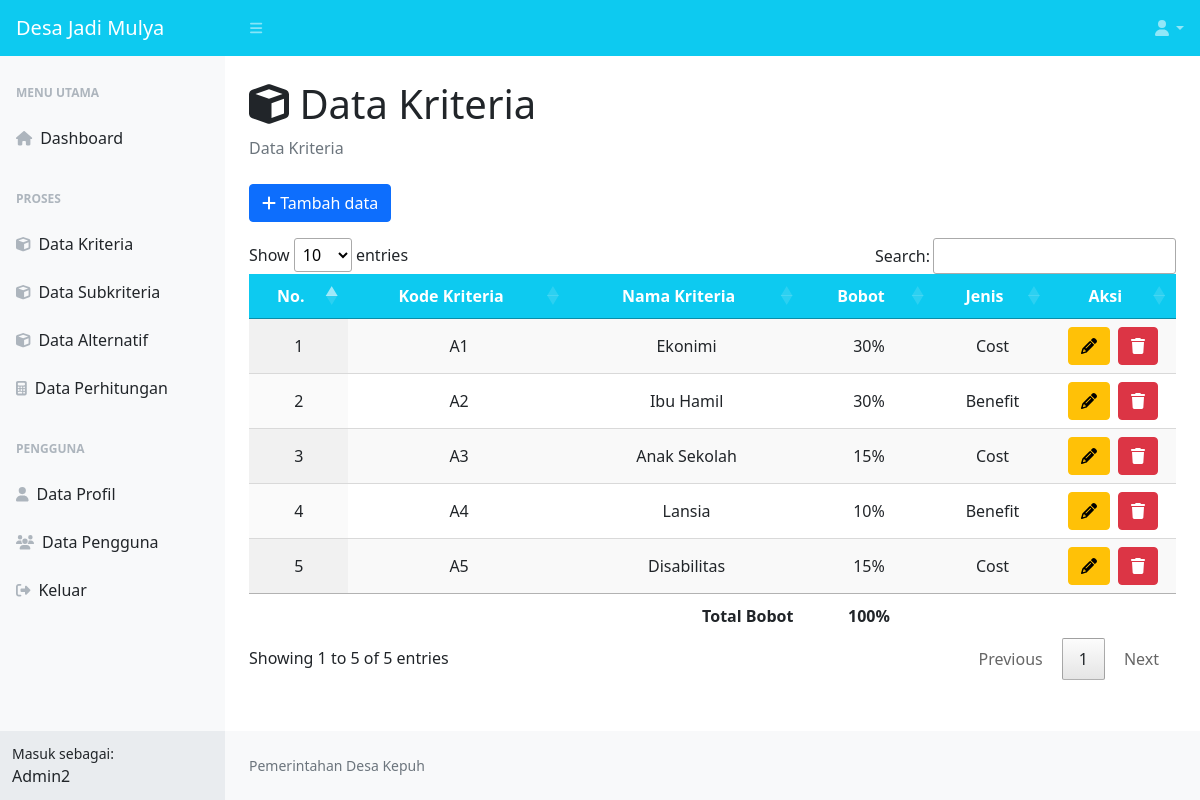
/data-kriteria.php (signed in), run on the app's committed database.
### tables this page shows
CREATE TABLE `kriteria` (
  `id_kriteria` int(11) NOT NULL,
  `kode_kriteria` varchar(10) NOT NULL,
  `nama_kriteria` varchar(25) NOT NULL,
  `jenis_kriteria` set('Benefit','Cost') NOT NULL,
  `bobot_kriteria` float NOT NULL
);

### data-kriteria.php (the view, shortened to what this page needs)
<?php
include 'koneksi.php';
?>
<!DOCTYPE html>
<html lang="en">
<head>
    <link href="css/styles_dash.css" rel="stylesheet" />
    <link rel="stylesheet" type="text/css" href="css/jquery.dataTables.css">
</head>
<body class="sb-nav-fixed">
    <nav class="sb-topnav navbar navbar-expand navbar-dark bg-info hstack gap-3">
        <a class="navbar-brand ps-3" href="menu-utama.php">Desa Jadi Mulya</a>
        <button class="btn btn-link btn-sm order-1 order-lg-0 me-4 me-lg-0" id="sidebarToggle" href="#!"><i class="fas fa-bars"></i></button>
        <ul class="navbar-nav ms-auto pe-2">
            <li class="nav-item dropdown">
                <a class="nav-link dropdown-toggle" id="navbarDropdown" href="#" role="button" data-bs-toggle="dropdown" aria-expanded="false"><i class="fas fa-user fa-fw"></i></a>
            </li>
        </ul>
    </nav>
    <div id="layoutSidenav">
        <div id="layoutSidenav_nav">
            <nav class="sb-sidenav accordion sb-sidenav-light" id="sidenavAccordion">
                <div class="sb-sidenav-menu">
                    <div class="nav">
                        <div class="sb-sidenav-menu-heading">Menu Utama</div>
                        <a class="nav-link" href="menu-utama.php">
                            <div class="sb-nav-link-icon"><i class="fas fa-home"></i></div>
                            Dashboard
                        </a>
                        <div class="sb-sidenav-menu-heading">Proses</div>
                        <?php
                        if ($_SESSION['level'] == "Admin") {
                            echo "
                                <a class='nav-link' href='data-kriteria.php'>
                                    <div class='sb-nav-link-icon'><i class='fas fa-cube'></i></div>
                                    Data Kriteria
                                </a>
                                <a class='nav-link' href='data-subkriteria.php'>
                                    <div class='sb-nav-link-icon'><i class='fas fa-cube'></i></div>
                                    Data Subkriteria
                                </a>
                                ";
                        }
                        ?>
                        <a class="nav-link" href="data-alternatif.php">
                            <div class="sb-nav-link-icon"><i class="fas fa-cube"></i></div>
                            Data Alternatif
                        </a>
                        <a class="nav-link" href="data-perhitungan.php">
                            <div class="sb-nav-link-icon"><i class="fas fa-calculator"></i></div>
                            Data Perhitungan
                        </a>
                        <div class="sb-sidenav-menu-heading">Pengguna</div>
                        <a class="nav-link" href="data-profile.php">
                            <div class="sb-nav-link-icon"><i class="fas fa-user"></i></div>
                            Data Profil
                        </a>
                        <?php
                        if ($_SESSION['level'] == "Admin") {
                            echo "
                                <a class='nav-link' href='data-pengguna.php'>
                                    <div class='sb-nav-link-icon'><i class='fas fa-users'></i></div>
                                    Data Pengguna
                                </a>
                                ";
                        }
                        ?>
                        <a class="nav-link" href="#" data-bs-toggle="modal" data-bs-target="#keluar">
                            <div class="sb-nav-link-icon"><i class="fas fa-sign-out-alt"></i></div>
                            Keluar
                        </a>
                    </div>
                </div>
                <div class="sb-sidenav-footer">
                    <div class="small">Masuk sebagai:</div>
                    <?= $_SESSION['username']; ?>
                </div>
            </nav>
        </div>
        <div id="layoutSidenav_content">
            <main>
                <div class="container-fluid px-4">
                    <h1 class="mt-4"><i class="fas fa-cube"></i> Data Kriteria</h1>
                    <ol class="breadcrumb mb-4">
                        <li class="breadcrumb-item active">Data Kriteria</li>
                    </ol>
                    <div class="row">
                        <div class="col-sm-12">
                            <a class="btn btn-primary" data-bs-toggle="modal" data-bs-target="#tambah_data"><i class="fas fa-plus"></i> Tambah data</a>
                            <div class="table-responsive mt-3">
                                <table id="data-kriteria" class="cell-bordered display" width="100%">
                                    <thead class="bg-info">
                                        <tr>
                                            <th class="text-center text-white">No.</th>
                                            <th class="text-center text-white">Kode Kriteria</th>
                                            <th class="text-center text-white">Nama Kriteria</th>
                                            <th class="text-center text-white">Bobot</th>
                                            <th class="text-center text-white">Jenis</th>
                                            <th class="text-center text-white">Aksi</th>
                                        </tr>
                                    </thead>
                                    <tbody>
                                        <?php
                                        $query = mysqli_query($koneksi, "SELECT * FROM kriteria");
                                        $no = 1;
                                        while ($baris = mysqli_fetch_array($query)) {
                                            echo "
                                                <tr>
                                                    <td class='text-center'>" . $no . "</td>
                                                    <td class='text-center'>" . $baris['kode_kriteria'] . "</td>
                                                    <td class='text-center'>" . $baris['nama_kriteria'] . "</td>
                                                    <td class='text-center'>" . ($baris['bobot_kriteria'] * 100) . "%</td>
                                                    <td class='text-center'>" . $baris['jenis_kriteria'] . "</td>
                                                    <td class='text-center'>
                                                        <div class='d-flex justify-content-center'>
                                                            <a class='btn btn-warning me-2' data-bs-toggle='modal' data-bs-target='#edit_data" . $baris['id_kriteria'] . "'><i class='fas fa-pencil'></i></a>
                                                            <a class='btn btn-danger' data-bs-toggle='modal' data-bs-target='#hapus_data" . $baris['id_kriteria'] . "'><i class='fas fa-trash'></i></a>
                                                        </div>
                                                    </td>
                                                </tr>
                                                ";
                                            $no++;
                                        }
                                        ?>
                                    </tbody>
                                    <tfoot>
                                        <tr>
                                            <th></th>
                                            <th></th>
                                            <th class="text-end">Total Bobot</th>
                                            <th class="text-center">
                                                <?php
                                                $baris = mysqli_fetch_array(mysqli_query($koneksi, "SELECT CAST(SUM(bobot_kriteria) AS DECIMAL(10,2)) AS bobot FROM kriteria"));
                                                echo ($baris['bobot'] * 100) . "%";
                                                ?>
                                            </th>
                                            <th></th>
                                            <th></th>
                                        </tr>
                                    </tfoot>
                                </table>
                            </div>
                        </div>
                    </div>
                </div>
            </main>
            <footer class="py-4 bg-light mt-auto">
                <div class="container-fluid px-4">
                    <div class="d-flex align-items-center justify-content-between small">
                        <div class="text-muted">Pemerintahan Desa Kepuh</div>
                    </div>
                </div>
            </footer>
        </div>
    </div>
</body>
</html>

### data on the page
kriteria: kode_kriteria "A1", nama_kriteria "Ekonimi", $baris['bobot_kriteria']*100 "30", jenis_kriteria "Cost"
kriteria: kode_kriteria "A2", nama_kriteria "Ibu Hamil", $baris['bobot_kriteria']*100 "30", jenis_kriteria "Benefit"
kriteria: kode_kriteria "A3", nama_kriteria "Anak Sekolah", $baris['bobot_kriteria']*100 "15", jenis_kriteria "Cost"
kriteria: kode_kriteria "A4", nama_kriteria "Lansia", $baris['bobot_kriteria']*100 "10", jenis_kriteria "Benefit"
kriteria: kode_kriteria "A5", nama_kriteria "Disabilitas", $baris['bobot_kriteria']*100 "15", jenis_kriteria "Cost"

### other printed values
$_SESSION['username'] "Admin2"
$baris['bobot'] * 100 "100"
